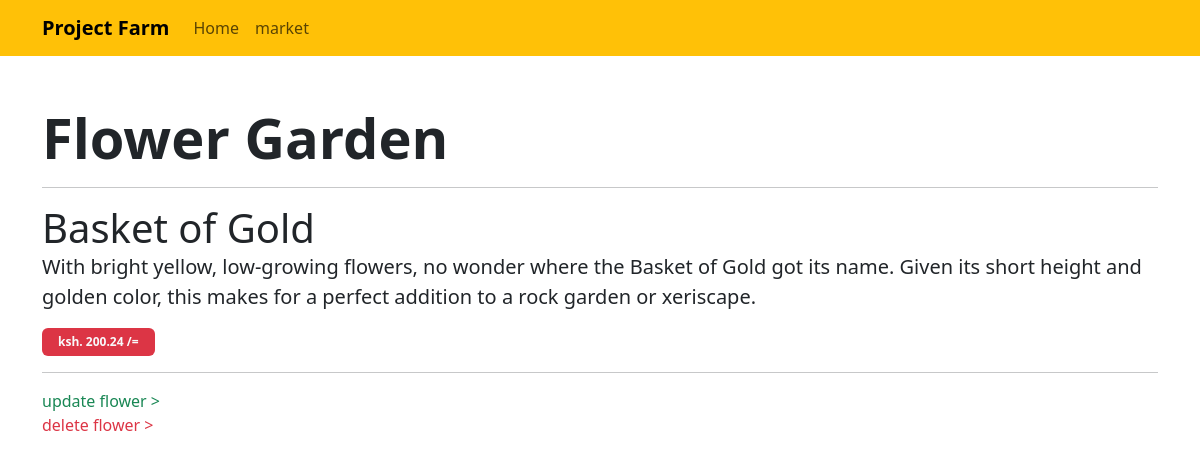
The page /secondApp/read-flowers/7 on the database its author committed.
### secondApp/models.py (models this page shows, shortened)
class Flower(models.Model):
    name = models.CharField(max_length=200)
    description = models.CharField(max_length=255)
    price = models.FloatField()
    color =  models.CharField(max_length=100)
    created_at = models.DateField(auto_now_add = True)
    updated_at = models.DateField(auto_now=True)
    class Meta:
        ordering = ['-created_at', '-updated_at']

### secondApp/views.py (the view)
# urls.py: path('read-flowers/<str:pk>', views.readOneFlower, name='read-one-flower'),
def readOneFlower(request, pk):
    flower = Flower.objects.get(id=pk)
    context = {"flower":flower}
    return render(request, "secondApp/flower.html",context)

### secondApp/templates/secondApp/flower.html
{% extends 'main.html' %}
{% block content %}
<div class="container py-5">
    <h1 class="display-4  fw-bold">Flower Garden</h1>
    <hr>
    <div>
        <div class="display-6">{{flower.name}} </div>
        <p class="lead">{{flower.description}}</p>
        <span class="badge bg-danger  text-light px-3 py-2">ksh. {{flower.price}} /=</span>
        <hr>
        <a href="{% url 'update-flower' flower.id  %}" class="text-decoration-none text-success">update flower > </a><br>
        <a href="{% url 'delete-flower' flower.id  %}" class="text-decoration-none text-danger">delete flower > </a>
    </div>
</div>
{% endblock %}

### rows shown on the page
Flower: name "Basket of Gold", description "With bright yellow, low-growing flowers, no wonder where the Basket of Gold got its name. Given its short height and golden color, this makes for a perfect addition to a rock garden or xeriscape.", price "200.24"
